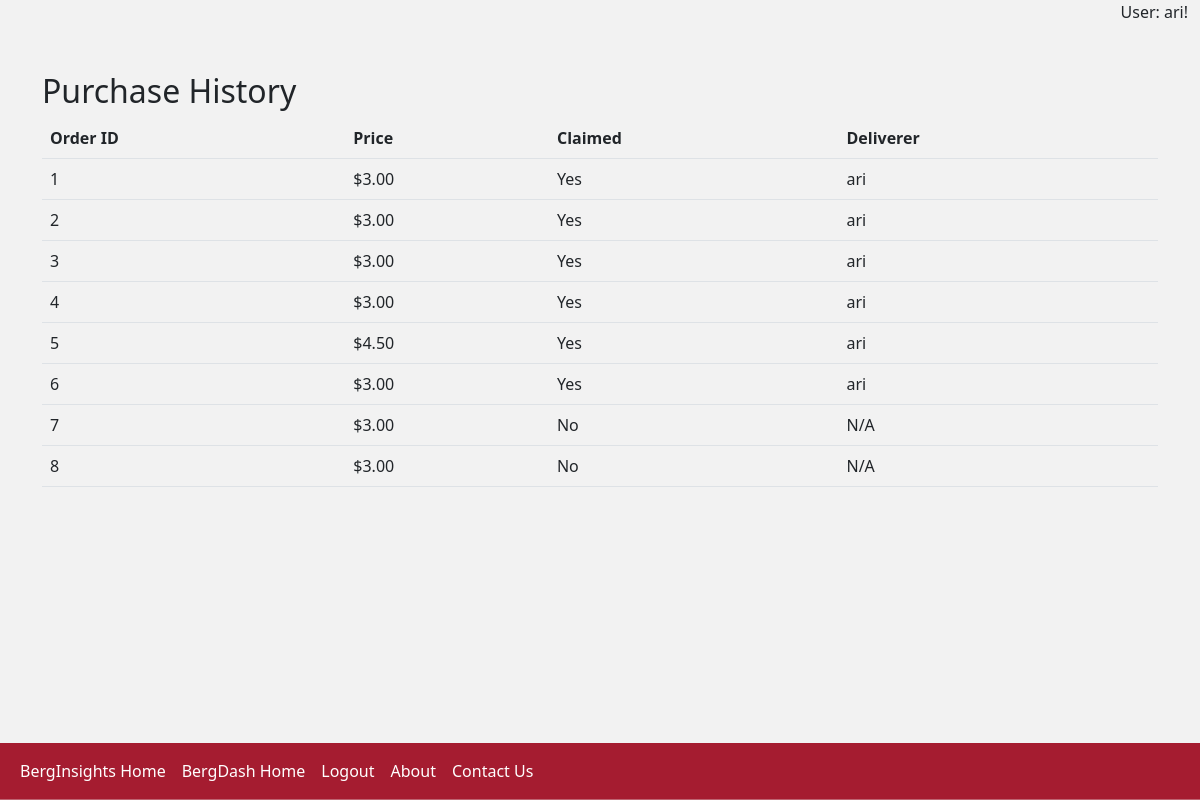
Page /purchase_history (signed in) on the earlier database version.
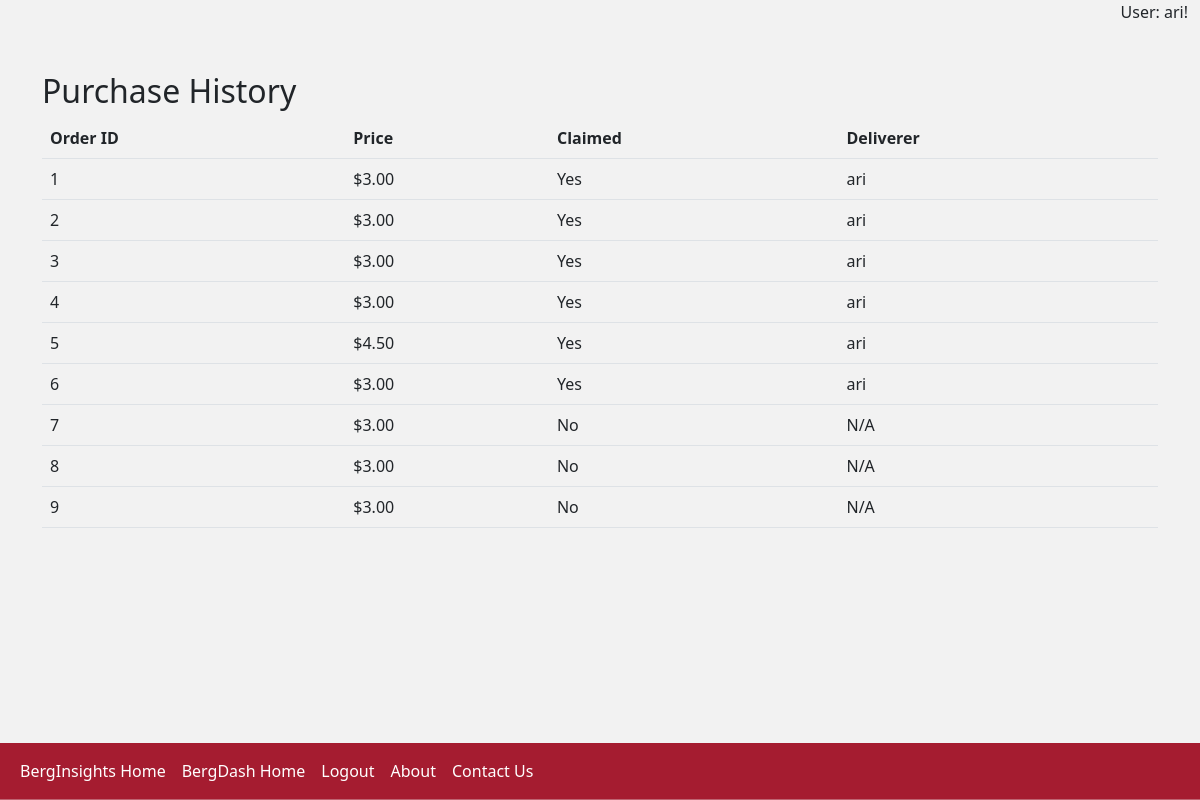
Same page on the later database version.
### tables this page shows
CREATE TABLE orders (
    id INTEGER PRIMARY KEY AUTOINCREMENT,
    customer_id INTEGER,
    order_datetime TIMESTAMP DEFAULT CURRENT_TIMESTAMP,
    delivery_datetime TIMESTAMP,
    box_count INTEGER,
    box_contents TEXT,
    dropoff_location TEXT,
    additional_comments TEXT,
    venmo_username TEXT, deliverer_id INTEGER, order_price REAL,
    FOREIGN KEY (customer_id) REFERENCES users(id)
);

CREATE TABLE users (
    id INTEGER PRIMARY KEY AUTOINCREMENT,
    username TEXT NOT NULL UNIQUE,
    password_hash TEXT NOT NULL
);

### app.py (the view)
@app.route("/purchase_history")
@login_required
def purchase_history():
    user_id = session.get("user_id")
    if not user_id:
        flash("You need to be logged in to view this page.", "warning")
        return redirect(url_for("login"))
    conn = get_users_db_connection()
    cur = conn.cursor()
    try:
        orders = cur.execute(
            """
            SELECT o.*, u.username as deliverer_username
            FROM orders o
            LEFT JOIN users u ON o.deliverer_id = u.id
            WHERE customer_id = ?
            """,
            (user_id,),
        ).fetchall()
    except Exception as e:
        print("SQLite error:", e)
        flash("An error occurred while retrieving your order history.", "warning")
        return redirect(url_for("index1"))
    finally:
        cur.close()
        conn.close()
    return render_template("phistory.html", orders=orders)

### app.py (called while the page is built)
def get_users_db_connection():
    conn = sqlite3.connect("users.db")
    conn.row_factory = sqlite3.Row  # Enables column access by name: row['column_name']
    return conn

def login_required(f):
    @wraps(f)
    def decorated_function(*args, **kwargs):
        if "user_id" not in session:
            flash("You need to be logged in to access this page.", "warning")
            return redirect(url_for("login"))
        return f(*args, **kwargs)
    return decorated_function

@app.after_request
def after_request(response):
    response.headers["Cache-Control"] = "no-cache, no-store, must-revalidate"
    response.headers["Expires"] = 0
    response.headers["Pragma"] = "no-cache"
    return response

@app.context_processor
def inject_username():
    return dict(username=session.get("username", "Guest"))

### templates/phistory.html (shortened to what this page needs)
{% extends "base.html" %}
{% block content %}
    <div class="container mt-5">
        <h2>Purchase History</h2>
        <table class="table">
            <thead>
                <tr>
                    <th scope="col">Order ID</th>
                    <th scope="col">Price</th>
                    <th scope="col">Claimed</th>
                    <th scope="col">Deliverer</th>
                </tr>
            </thead>
            <tbody>
                {% for order in orders %}
                    <tr>
                        <td>{{ order.id }}</td>
                        <td>${{ "%.2f"|format(order.order_price) }}</td>
                        <td>{{ "Yes" if order.deliverer_id else "No" }}</td>
                        <td>{{ order.deliverer_username or "N/A" }}</td>
                    </tr>
                {% else %}
                    <tr>
                        <td colspan="4">No orders found.</td>
                    </tr>
                {% endfor %}
            </tbody>
        </table>
    </div>
{% endblock %}

Differences in the rows shown:
added orders: id "9", order_price "3.00", deliverer_id "No", deliverer_username "N/A"
